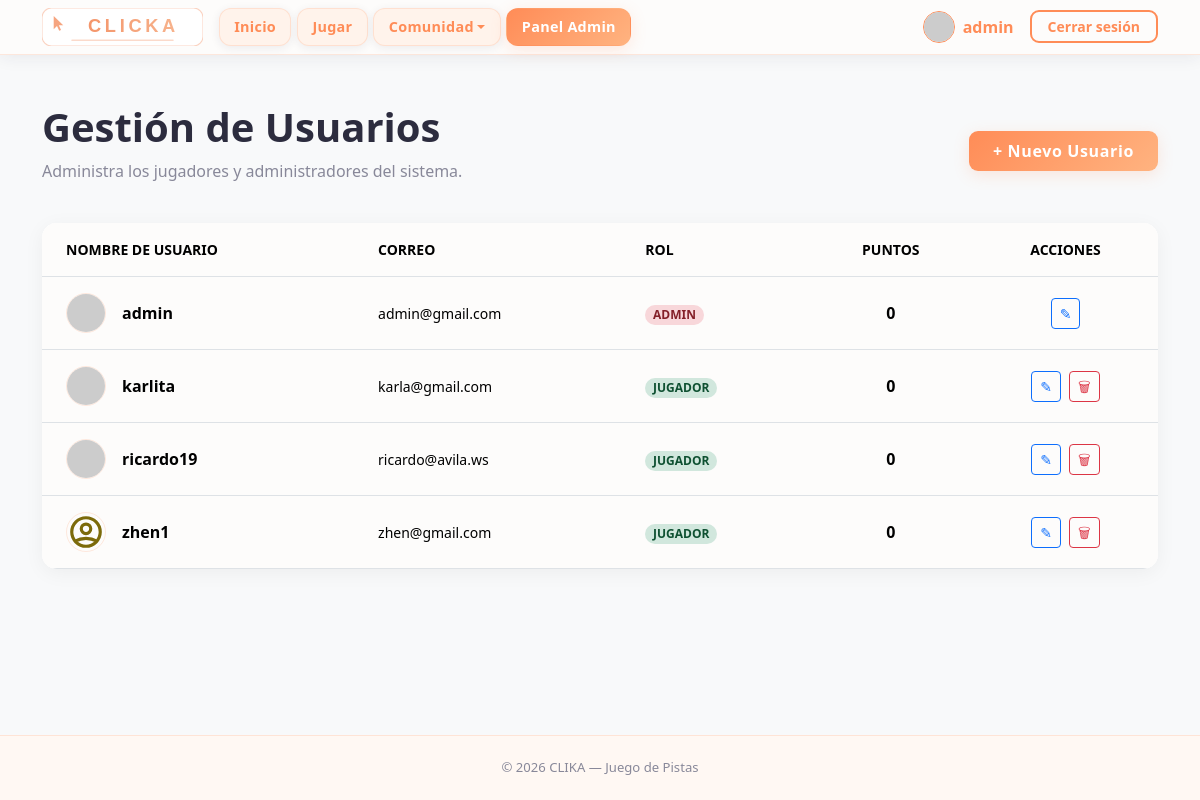
/pages/users.php (signed in), run on an earlier commit of the app's database.
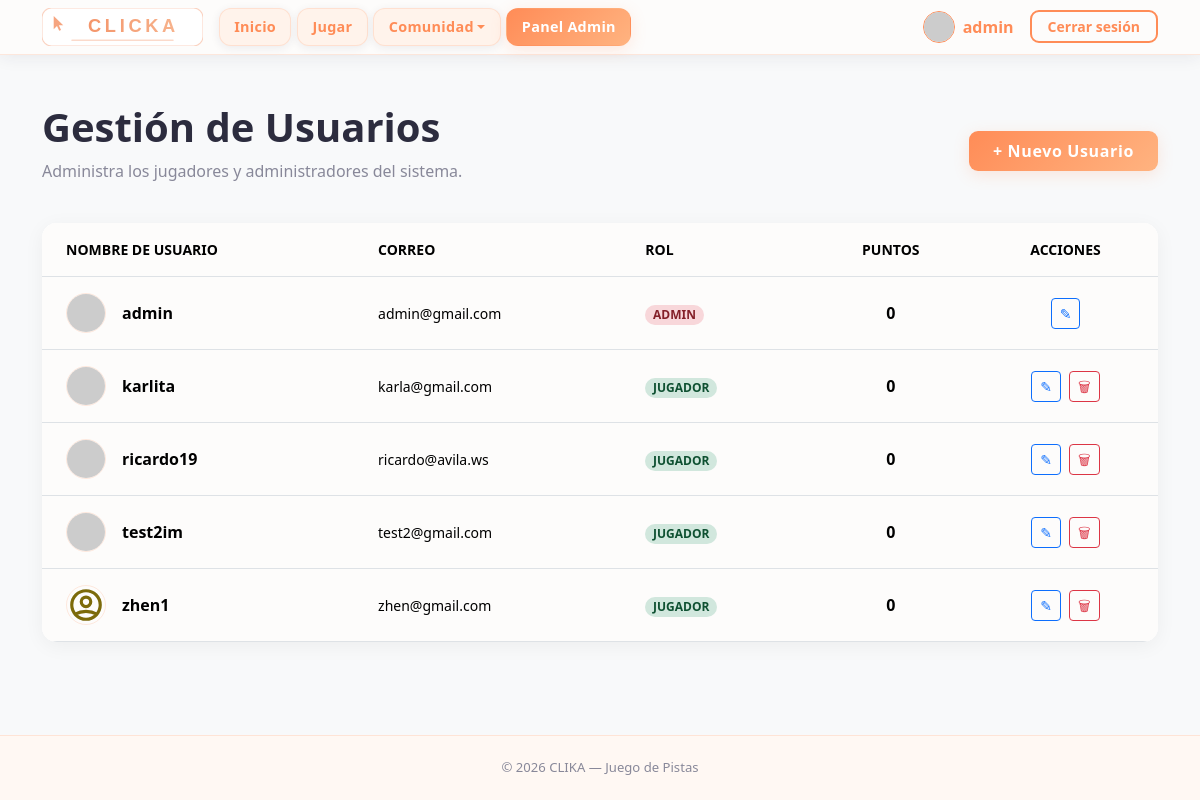
And on a later commit of the database.
### tables this page shows
CREATE TABLE usuarios (
    id INTEGER PRIMARY KEY AUTOINCREMENT,
    username TEXT NOT NULL UNIQUE,
    password_hash TEXT NOT NULL,
    rol TEXT NOT NULL DEFAULT 'jugador',
    puntos INTEGER NOT NULL DEFAULT 0,
    created_at TEXT NOT NULL DEFAULT CURRENT_TIMESTAMP
, foto TEXT DEFAULT 'default.png', nombre_usuario TEXT NOT NULL);

### pages/users.php (the view, shortened to what this page needs)
<?php
require_once '../includes/db.php';
$results = $db->query("SELECT * FROM usuarios ORDER BY
    CASE rol WHEN 'admin' THEN 1 ELSE 2 END,
    nombre_usuario ASC");
?>
<!DOCTYPE html>
<html lang="es">
<head>
    <?php include '../includes/head.php'; ?>
</head>
<body class="bg-light">
    <?php include '../includes/menu.php'; ?>
    <main class="container mt-5">
        <div class="d-flex justify-content-between align-items-center mb-4">
            <div>
                <h1 class="fw-bold">Gestión de Usuarios</h1>
                <p class="text-muted">Administra los jugadores y administradores del sistema.</p>
            </div>
            <a href="register.php" class="btn btn-accent px-4 py-2 fw-bold">
                + Nuevo Usuario
            </a>
        </div>
        <div class="card users-table-card">
            <div class="table-responsive">
                <table class="table table-hover align-middle mb-0">
                    <thead class="bg-white border-bottom">
                        <tr class="text-muted small text-uppercase fw-bold">
                            <th class="px-4 py-3">Nombre de usuario</th>
                            <th class="px-4 py-3">Correo</th>
                            <th class="px-4 py-3">Rol</th>
                            <th class="px-4 py-3 text-center">Puntos</th>
                            <th class="px-4 py-3 text-center">Acciones</th>
                        </tr>
                    </thead>
                    <tbody class="bg-white">
                        <?php while ($row = $results->fetchArray(SQLITE3_ASSOC)):
                            $badgeClass = ($row['rol'] === 'admin') ? 'users-badge-admin' : 'users-badge-player';
                            $photoUrl = ($row['foto'] === 'default.png' || !$row['foto'])
                                ? BASE_URL . "/assets/images/social_media/profile.svg"
                                : (str_starts_with($row['foto'], 'http') ? $row['foto'] : BASE_URL . "/storage/uploads/" . $row['foto']);
                        ?>
                            <tr>
                                <td class="px-4 py-3">
                                    <div class="d-flex align-items-center gap-3">
                                        <img src="<?php echo $photoUrl; ?>" alt="Avatar" class="users-user-img"
                                             onerror="this.src='<?php echo BASE_URL; ?>/assets/images/social_media/profile.svg'">
                                        <span class="fw-bold"><?php echo htmlspecialchars((string) ($row['nombre_usuario'] ?? '')); ?></span>
                                    </div>
                                </td>
                                <td class="px-4 py-3 small text-break">
                                    <?php echo htmlspecialchars((string) ($row['username'] ?? '')); ?>
                                </td>
                                <td class="px-4 py-3">
                                    <span class="badge <?php echo $badgeClass; ?> rounded-pill small">
                                        <?php echo strtoupper($row['rol']); ?>
                                    </span>
                                </td>
                                <td class="px-4 py-3 text-center fw-semibold">
                                    <?php echo $row['puntos']; ?>
                                </td>
                                <td class="px-4 py-3 text-center">
                                    <div class="d-flex justify-content-center gap-2">
                                        <a href="profile.php?id=<?php echo $row['id']; ?>&return_to=users" class="btn btn-sm btn-outline-primary" title="Editar">
                                            &#9998;
                                        </a>
                                        <?php if ($row['id'] != $_SESSION['usuari_id']): ?>
                                            <button type="button"
                                                    class="btn btn-sm btn-outline-danger js-delete-user-open"
                                                    title="Eliminar"
                                                    data-bs-toggle="modal"
                                                    data-bs-target="#deleteModal"
                                                    data-delete-url="<?php echo htmlspecialchars('../processes/delete_user.proc.php?id=' . (int) $row['id'], ENT_QUOTES, 'UTF-8'); ?>">
                                                &#128465;
                                            </button>
                                        <?php endif; ?>
                                    </div>
                                </td>
                            </tr>
                        <?php endwhile; ?>
                    </tbody>
                </table>
            </div>
        </div>
    </main>
    <?php include '../includes/foot.php'; ?>

### includes/head.php (shortened to what this page needs)
<link
    href="https://cdn.jsdelivr.net/npm/bootstrap@5.3.3/dist/css/bootstrap.min.css"
    rel="stylesheet"
>
<link rel="stylesheet" href="https://cdn.jsdelivr.net/npm/bootstrap-icons@1.11.3/font/bootstrap-icons.min.css">
<link rel="stylesheet" href="<?php echo BASE_URL; ?>/assets/css/styles.css">

### includes/menu.php (shortened to what this page needs)
<?php
$currentPage = basename($_SERVER['PHP_SELF']);
$communityActive = in_array($currentPage, ['ranking.php', 'opiniones.php'], true);
?>
<nav class="navbar navbar-expand-lg navbar-clika sticky-top" aria-label="Navegación principal">
  <div class="container">
    <a class="navbar-brand p-0" href="<?php echo BASE_URL; ?>/index.php">
      <img src="<?php echo BASE_URL; ?>/assets/images/logo.svg" alt="CLICKA" height="38" width="auto">
    </a>
    <div class="collapse navbar-collapse" id="navbarMain">
      <ul class="navbar-nav me-auto mb-2 mb-lg-0">
        <li class="nav-item">
          <a class="nav-link nav-pill <?php echo ($currentPage === 'index.php') ? 'active' : ''; ?>"
            href="<?php echo BASE_URL; ?>/index.php">Inicio</a>
        </li>
        <li class="nav-item">
          <a class="nav-link nav-pill <?php echo ($currentPage === 'play.php') ? 'active' : ''; ?>"
            href="<?php echo BASE_URL; ?>/pages/play.php">Jugar</a>
        </li>
        <li class="nav-item dropdown">
          <a class="nav-link nav-pill dropdown-toggle <?php echo $communityActive ? 'active' : ''; ?>"
            href="#"
            id="navbar-community"
            role="button"
            data-bs-toggle="dropdown"
            aria-expanded="false"
            aria-haspopup="true">Comunidad</a>
        </li>
        <?php if (!empty($_SESSION['usuari_id']) && $_SESSION['rol'] === 'admin'): ?>
          <li class="nav-item">
            <a class="nav-link nav-pill fw-bold <?php echo in_array($currentPage, ['admin_config.php', 'users.php', 'themes.php', 'questions.php', 'admin_feedback.php'], true) ? 'active' : ''; ?>"
              href="<?php echo BASE_URL; ?>/pages/admin_config.php">Panel Admin</a>
          </li>
        <?php endif; ?>
      </ul>
      <ul class="navbar-nav ms-auto align-items-center gap-2">
        <?php if (!empty($_SESSION['usuari_id'])): ?>
          <li class="nav-item ms-lg-3">
            <a class="d-flex align-items-center text-decoration-none" href="<?php echo BASE_URL; ?>/pages/profile.php">
              <?php
              $userPhoto = $_SESSION['foto'] ?? 'default.png';
              $finalPhotoUrl = ($userPhoto === 'default.png')
                ? BASE_URL . "/assets/images/social_media/profile.svg"
                : (str_starts_with($userPhoto, 'http') ? $userPhoto : BASE_URL . "/storage/uploads/" . $userPhoto);
              ?>
              <img src="<?php echo $finalPhotoUrl; ?>" alt="Perfil" class="rounded-circle border border-primary"
                style="width: 32px; height: 32px; object-fit: cover;">
              <span class="ms-2 fw-semibold text-primary d-none d-xl-inline">
                <?php
                $navName = $_SESSION['nombre_usuario']
                    ?? ($_SESSION['user_email'] ?? ($_SESSION['username'] ?? ''));
                echo htmlspecialchars((string) $navName);
                ?>
              </span>
            </a>
          </li>
          <li class="nav-item ms-lg-2">
            <a class="btn btn-outline-accent btn-sm px-3" href="<?php echo BASE_URL; ?>/pages/logout.php">
              Cerrar sesión
            </a>
          </li>
        <?php endif; ?>
      </ul>
    </div>
  </div>
</nav>

### includes/foot.php (shortened to what this page needs)
  <footer>
    <div class="container">
      <span>&copy; <?php echo date('Y'); ?> CLIKA &mdash; Juego de Pistas</span>
    </div>
  </footer>
</body>
</html>

### assets/css/styles.css (style rules this page uses)
:root { --clika-bg: #FDFCFB; --clika-card-bg: #FFFFFF; --clika-surface: #FFF3EB; --clika-primary: #FF8C57; --clika-primary-hover: #F07040; --clika-accent: #FFB380; --clika-text: #2C2C3E; --clika-muted: #888899; --clika-border: rgba(255, 140, 87, 0.18); --clika-border-strong: rgba(255, 140, 87, 0.38); --clika-shadow: rgba(255, 140, 87, 0.18); --clika-shadow-dark: rgba(44, 44, 62, 0.08); --font-heading: ui-sans-serif, system-ui, -apple-system, 'Segoe UI', Roboto, 'Helvetica Neue', Arial, sans-serif; --font-body: ui-sans-serif, system-ui, -apple-system, 'Segoe UI', Roboto, 'Helvetica Neue', Arial, sans-serif; --bs-body-bg: var(--clika-bg); --bs-body-color: var(--clika-text); --bs-primary: var(--clika-primary); --bs-primary-rgb: 255, 140, 87; }
*, *::before, *::after { box-sizing: border-box; }
body { background-color: var(--clika-bg); color: var(--clika-text); font-family: var(--font-body); min-height: 100vh; display: flex; flex-direction: column; }
main { flex: 1 0 auto; }
h1, h2, h3, h4, h5, h6, .navbar-brand { font-family: var(--font-heading); }
.navbar-clika { background-color: rgba(253, 252, 251, 0.95) !important; border-bottom: 1.5px solid var(--clika-border); backdrop-filter: blur(14px); -webkit-backdrop-filter: blur(14px); box-shadow: 0 2px 16px var(--clika-shadow-dark); }
.navbar-clika .nav-link { color: var(--clika-muted) !important; font-weight: 600; font-size: .9rem; letter-spacing: .02em; padding: .38rem .7rem; border-radius: 7px; transition: color .2s, background .2s; }
.navbar-clika .nav-link.active { color: var(--clika-primary) !important; background: rgba(255, 140, 87, .12); }
.navbar-clika.navbar-expand-lg .navbar-nav .nav-link.nav-pill { color: var(--clika-primary) !important; background: var(--clika-surface) !important; border: 1px solid var(--clika-border) !important; border-radius: 12px !important; box-shadow: 0 2px 10px var(--clika-shadow-dark) !important; margin-right: 0.35rem; padding: 0.45rem 0.9rem !important; font-weight: 600; display: inline-flex; align-items: center; justify-content: center; position: relative; z-index: 2; pointer-events: auto; }
.navbar-clika.navbar-expand-lg .navbar-nav .nav-link.nav-pill.active { color: #fff !important; background: linear-gradient(135deg, var(--clika-primary), var(--clika-accent)) !important; border-color: transparent !important; box-shadow: 0 4px 16px var(--clika-shadow) !important; }
@media (min-width: 992px) { .navbar-clika.navbar-expand-lg .navbar-nav > .nav-item.dropdown { width: max-content; } }
.text-primary { color: var(--clika-primary) !important; }
.text-muted { color: var(--clika-muted) !important; }
.btn-accent { background: linear-gradient(135deg, var(--clika-primary), var(--clika-accent)); border: none; color: #fff; font-family: var(--font-heading); font-weight: 700; letter-spacing: .04em; border-radius: 9px; box-shadow: 0 4px 16px var(--clika-shadow); transition: transform .18s, box-shadow .18s, filter .18s; }
.btn-outline-accent { border: 2px solid var(--clika-primary); color: var(--clika-primary); font-weight: 700; border-radius: 9px; background: transparent; transition: background .2s, color .2s, box-shadow .2s; }
footer { background-color: #FFF8F3; border-top: 1.5px solid var(--clika-border); color: var(--clika-muted); font-size: .82rem; padding: 1.4rem 0; text-align: center; margin-top: auto; }
.users-table-card { border-radius: 15px; overflow: hidden; border: none; box-shadow: 0 4px 20px rgba(0, 0, 0, 0.05); }
.users-table-card .table { margin-bottom: 0; }
.users-user-img { width: 40px; height: 40px; object-fit: cover; border-radius: 50%; border: 1px solid var(--clika-border); }
.users-badge-admin { background-color: #f8d7da; color: #842029; }
.users-badge-player { background-color: #d1e7dd; color: #0f5132; }

What changed in the data, as far as the page shows it:
added usuarios: nombre_usuario "test2im", username "test2@gmail.com", rol "JUGADOR", puntos "0"
